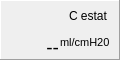
   <widget class="QFrame" name="CestShow_frame">
    <property name="geometry">
     <rect>
      <x>780</x>
      <y>320</y>
      <width>120</width>
      <height>60</height>
     </rect>
    </property>
    <property name="frameShape">
     <enum>QFrame::Panel</enum>
    </property>
    <property name="frameShadow">
     <enum>QFrame::Raised</enum>
    </property>
    <widget class="QLabel" name="CestShow_value">
     <property name="geometry">
      <rect>
       <x>1</x>
       <y>19</y>
       <width>58</width>
       <height>40</height>
      </rect>
     </property>
     <property name="font">
      <font>
       <pointsize>14</pointsize>
      </font>
     </property>
     <property name="autoFillBackground">
      <bool>true</bool>
     </property>
     <property name="styleSheet">
      <string notr="true"/>
     </property>
     <property name="frameShape">
      <enum>QFrame::NoFrame</enum>
     </property>
     <property name="text">
      <string>--</string>
     </property>
     <property name="textFormat">
      <enum>Qt::RichText</enum>
     </property>
     <property name="alignment">
      <set>Qt::AlignBottom|Qt::AlignRight|Qt::AlignTrailing</set>
     </property>
     <property name="margin">
      <number>4</number>
     </property>
     <property name="indent">
      <number>0</number>
     </property>
    </widget>
    <widget class="QLabel" name="CestShow_unit">
     <property name="geometry">
      <rect>
       <x>60</x>
       <y>35</y>
       <width>60</width>
       <height>15</height>
      </rect>
     </property>
     <property name="font">
      <font>
       <pointsize>8</pointsize>
      </font>
     </property>
     <property name="text">
      <string>ml/cmH20</string>
     </property>
    </widget>
    <widget class="QLabel" name="CestShow_label">
     <property name="geometry">
      <rect>
       <x>69</x>
       <y>1</y>
       <width>50</width>
       <height>30</height>
      </rect>
     </property>
     <property name="text">
      <string>C estat</string>
     </property>
     <property name="wordWrap">
      <bool>true</bool>
     </property>
    </widget>
   </widget>
